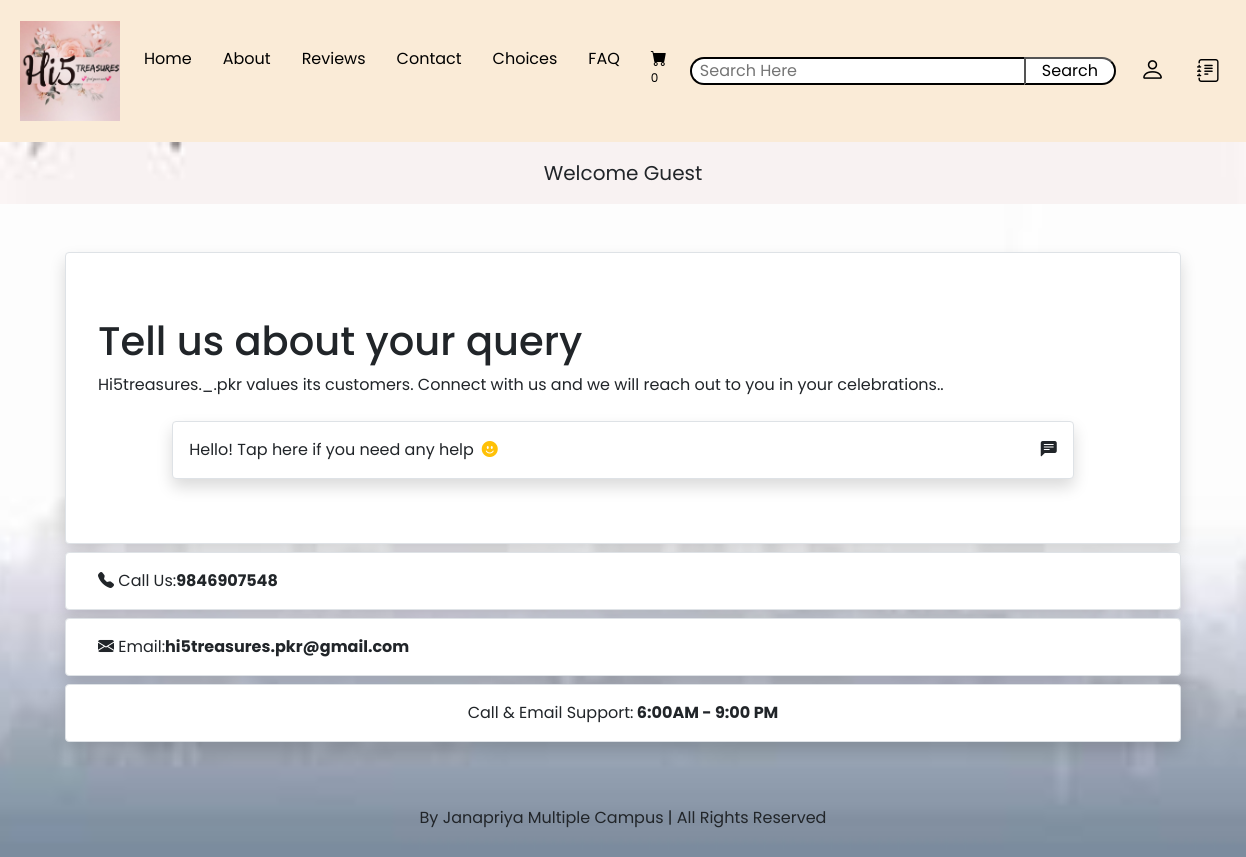
The page /contact.php on the database its author committed.
### tables this page shows
CREATE TABLE `about_us` (
  `about_id` int(11) NOT NULL,
  `company_name` varchar(255) NOT NULL,
  `company_logo` varchar(255) NOT NULL,
  `about_us` mediumtext NOT NULL,
  `location` varchar(100) NOT NULL,
  `email` varchar(100) NOT NULL,
  `phone` varchar(15) NOT NULL,
  `insta_link` varchar(255) NOT NULL,
  `fb_link` varchar(255) NOT NULL,
  `viber_link` varchar(255) NOT NULL,
  `whatsapp_link` varchar(255) NOT NULL,
  `extra_info` mediumtext NOT NULL,
  `motto` varchar(100) NOT NULL
);

### include_aboutus.php (called while the page is built, shortened)
<?php
include('includes/connect.php');
$select_query = mysqli_query($con, "Select * from about_us");
$result = mysqli_fetch_assoc($select_query);
$company_name = $result['company_name'];
$logo = $result['company_logo'];
$contact = $result['phone'];
$email = $result['email'];
?>

### contact.php (the view, shortened to what this page needs)
<?php
include('navbar.php');
include('include_aboutus.php');
?>
<!DOCTYPE html>
<html lang="en">
<head>
    <link href="https://cdn.jsdelivr.net/npm/bootstrap@5.0.2/dist/css/bootstrap.min.css" rel="stylesheet">
    <link rel="stylesheet" href="https://cdn.jsdelivr.net/npm/bootstrap-icons@1.11.2/font/bootstrap-icons.min.css">
    <link rel="stylesheet" href="https://cdnjs.cloudflare.com/ajax/libs/font-awesome/6.5.2/css/all.min.css" />
    <link href="css/style.css" rel="stylesheet">
</head>
<body>
    <section>
        <div class="container mt-5 mb-2">
            <div class="card border shadow rounded mx-auto">
                <div class="row py-3 my-3 d-flex">
                    <div class="col-lg-12 col-md-12 col-sm-12 py-3">
                        <div class="card-body">
                            <h1 class="px-3">Tell us about your query</h1>
                            <div class="subject px-3">
                                <?php echo htmlspecialchars($company_name); ?> values its customers. Connect with us and we will reach out to you in your celebrations..<br><br>
                            </div>
                            <div class="card border shadow col-10 mx-auto">
                                <div class="row d-flex align-items-center">
                                    <div class="col-10">
                                        <a href="chatbox.php" class="text-decoration-none">
                                            <div class="card-body d-flex align-items-center text-dark">
                                                Hello! Tap here if you need any help<i class="bi bi-emoji-smile-fill text-warning ms-2"></i>
                                            </div>
                                        </a>
                                    </div>
                                    <div class="col-2 d-flex justify-content-end">
                                        <a href="chatbox.php" class="text-decoration-none">
                                            <i class="bi bi-chat-left-text-fill text-dark p-3"></i>
                                        </a>
                                    </div>
                                </div>
                            </div>
                        </div>
                    </div>
                </div>
            </div>
        </div>
        <div class="container mb-2">
            <div class="card border shadow rounded mx-auto">
                <div class="row d-flex">
                    <div class="col-lg-12 col-md-12 col-sm-12">
                        <div class="card-body">
                            <div class="subject px-3">
                                <label><i class="bi bi-telephone-fill"></i> Call Us: </label><b><?php echo  $contact; ?></b>
                            </div>
                        </div>
                    </div>
                </div>
            </div>
        </div>
        <div class="container mb-2">
            <div class="card border shadow rounded mx-auto">
                <div class="row d-flex">
                    <div class="col-lg-12 col-md-12 col-sm-12">
                        <div class="card-body">
                            <div class="subject px-3">
                                <label><i class="bi bi-envelope-fill"></i> Email: </label><b><?php echo $email; ?></b>
                            </div>
                        </div>
                    </div>
                </div>
            </div>
        </div>
        <div class="container mb-5">
            <div class="card border shadow rounded mx-auto">
                <div class="row d-flex">
                    <div class="col-lg-12 col-md-12 col-sm-12">
                        <div class="card-body">
                            <div class="subject px-3 text-center">
                                <label>Call & Email Support: </label><b> 6:00AM - 9:00 PM</b>
                            </div>
                        </div>
                    </div>
                </div>
            </div>
        </div>
    </section>
    <footer>
        <p class="text-center py-3"><a href="https://github.com/krishnaluharuka/Hi5treasures._.pkr" class="text-decoration-none text-dark"> By Janapriya Multiple Campus | All Rights Reserved</a></p>
    </footer>
</body>
</html>

### navbar.php (shortened to what this page needs)
<?php
include('includes/connect.php');
include('include_aboutus.php');
?>
<!DOCTYPE html>
<html lang="en">
<head>
  <link href="https://cdn.jsdelivr.net/npm/bootstrap@5.0.2/dist/css/bootstrap.min.css" rel="stylesheet">
  <link rel="stylesheet" href="https://cdn.jsdelivr.net/npm/bootstrap-icons@1.11.2/font/bootstrap-icons.min.css">
  <link href="css/style.css" rel="stylesheet">
</head>
<body>
  <nav class="navbar navbar-container navbar-expand-lg bg-body-tertiary">
    <div class="container-fluid m-2">
      <?php
      echo "<a class='navbar-brand' href='home.php'>
      <img src='admin_area/admin_images/$logo' alt='Company Logo' width='100' height='100'></a>";
      ?>
      <div class="collapse navbar-collapse" id="navbarSupportedContent">
        <ul class="navbar-nav me-auto mb-2 mb-lg-0">
          <li class="nav-item">
            <a class="nav-link active" aria-current="page" href="home.php">Home</a>
          </li>
          <li class="nav-item">
            <a class="nav-link" href="aboutus.php">About</a>
          </li>
          <li class="nav-item">
            <a class="nav-link" href="reviews.php">Reviews</a>
          </li>
          <li class="nav-item">
            <a class="nav-link" href="contact.php">Contact</a>
          </li>
          <li class="nav-item">
            <a class="nav-link" href="recommendation.php">Choices</a>
          </li>
          <li class="nav-item">
            <a class="nav-link" href="faq_display.php">FAQ</a>
          </li>
          <li class="nav-item">
            <a class="nav-link" href="cart.php"><i class="bi bi-cart-fill m-0"></i><sup><?php cart_item(); ?></sup></a>
          </li>
        </ul>
        <form class="d-flex" action="search_product.php" method="get">
          <input class="px-2 search" type="search" height="60" placeholder="Search Here" name="search_data">
          <input type="submit" value="Search" class="btn1 px-3 me-2" name="search_data_product">
        </form>
        <?php
        if (!isset($_SESSION['username'])) {
          echo "<a class='nav-link text-dark' href='./users_area/user_login.php'>
        <i class='bi bi-person'></i></a>";
          echo "<a class='nav-link text-dark ' href='./users_area/user_registration.php'>
        <i class='bi bi-journal-text'></i></a>";
        } else {
          echo "<a class='nav-link text-dark' href='./users_area/logout.php'>
        <i class='bi bi-box-arrow-in-right'></i></a>";
          echo "<a class='nav-link text-dark ' href='./users_area/profile.php'>
        <i class='bi bi-person'></i></a>";
        }
        ?>
      </div>
    </div>
  </nav>
  <nav class="navbar-light bg1">
    <div class="container">
      <div class="navbar1">
        <p class="text-center fs-5 p-2">
          <?php
          if (!isset($_SESSION['username'])) {
            echo "<a class='nav-link text-dark' href='#'>Welcome Guest</a>";
          } else {
            echo "<a class='nav-link text-dark' href='users_area/profile.php'>Welcome " . $_SESSION['username'] . "</a>";
          }
          ?>
        </p>
      </div>
    </div>
  </nav>
</body>
</html>

### css/style.css (style rules this page uses)
* { padding: 0; margin: 0; box-sizing: border-box; font-family: 'Poppins', sans-serif; }
.navbar { background-color: antiquewhite; }
.nav-item a { text-decoration: none; color: black; font-weight: 400; text-transform: capitalize; margin-right: 15px; transition: all 0.4s; padding: 10px; }
.search { border: 2px solid black; background-color: white; border-radius: 20px 0px 0px 20px; border-right: none; }
.btn1 { background-color: white; color: black; border-radius: 0px 20px 20px 0px; transition: all 0.4s; }
.bi-person { font-size: 25px; color: black; cursor: pointer; padding-top: 5px; transition: all 0.4s; }

### navbar.php (style rules this page uses)
.bi-journal-text { font-size: 23px; color: black; cursor: pointer; transition: all 0.4s; }
.bg1 { background-image: url(images/bg9.jpg); background-size: cover; background-repeat: no-repeat; }

### contact.php (style rules this page uses)
body { overflow-x: hidden; background-image: url(images/bg2.jpg); background-size: cover; background-position: center; background-repeat: no-repeat; margin: 0; }

### rows shown on the page
about_us: company_logo (picture), company_name "Hi5treasures._.pkr", phone "9846907548", email "hi5treasures.pkr@gmail.com"

### other values the page prints
$count_cart_items "0"
